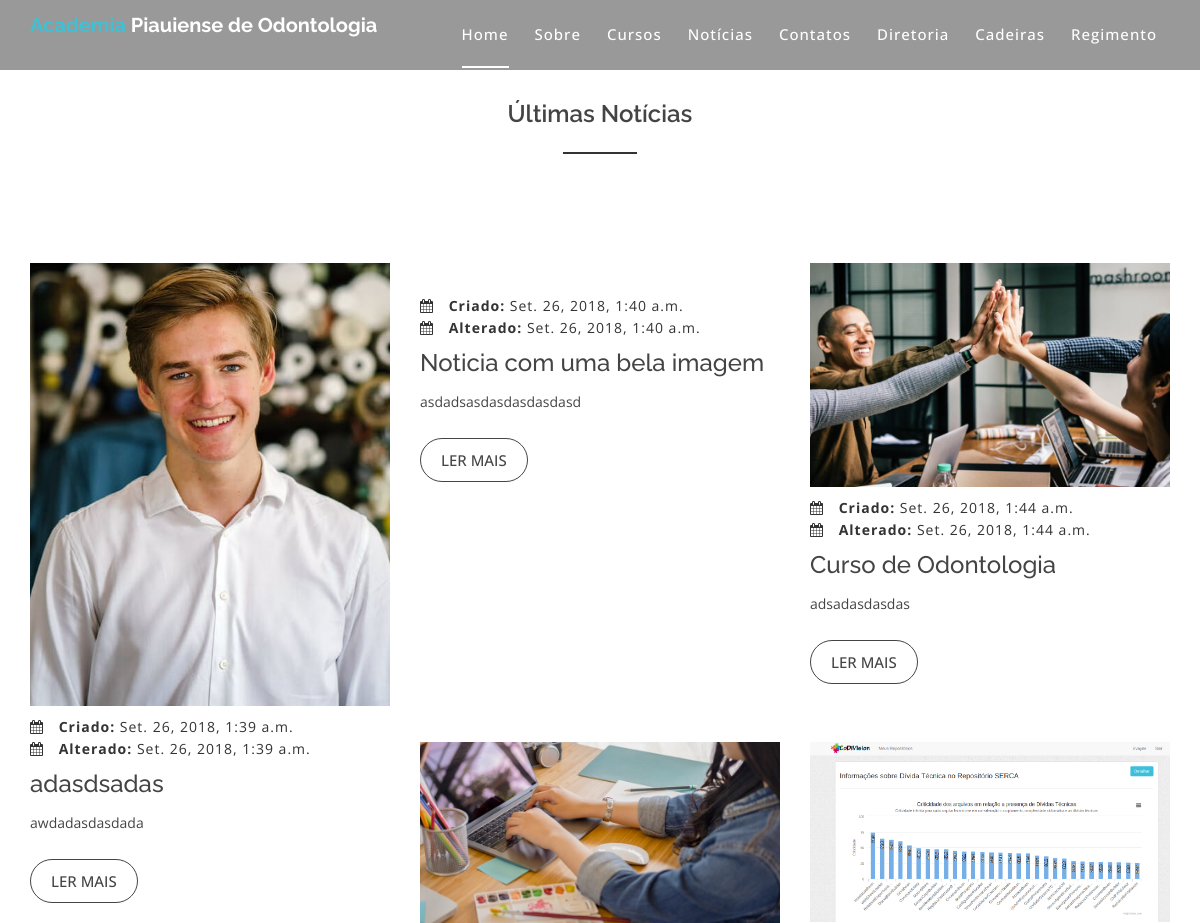
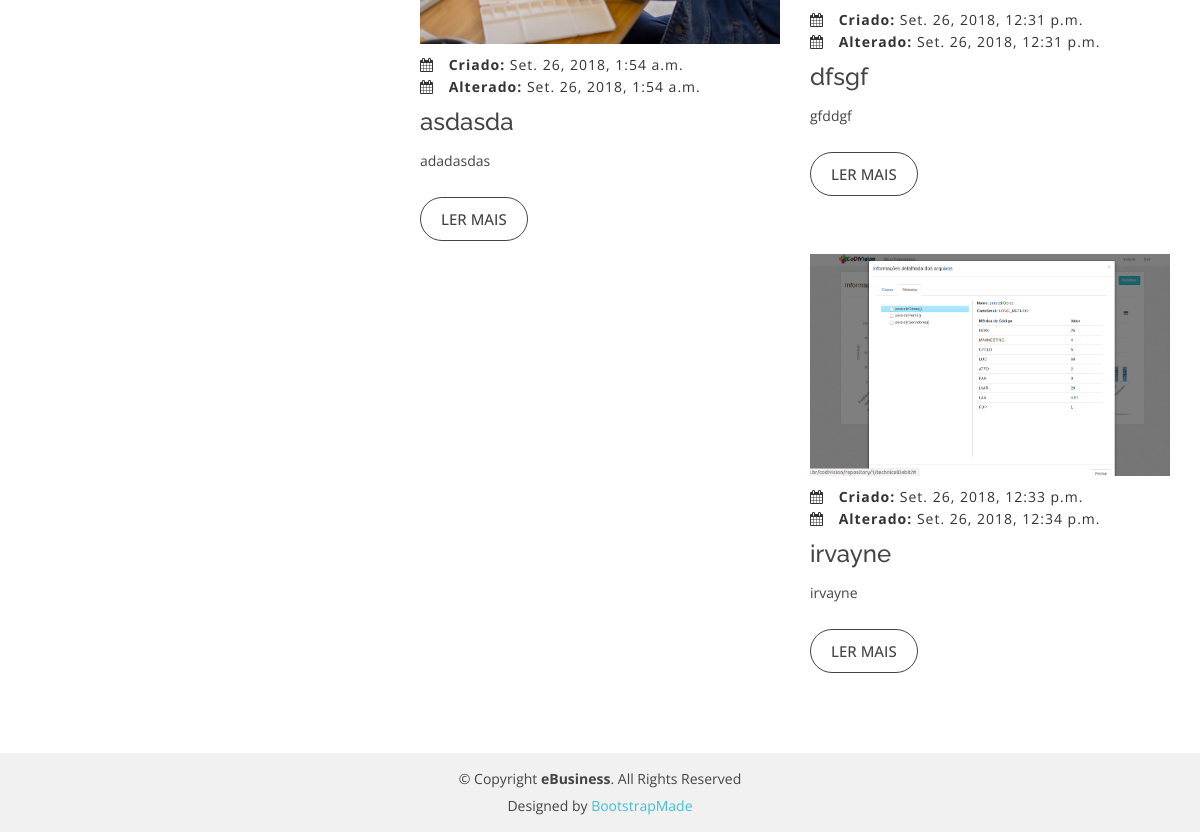
The page /noticia/lista/ on the database its author committed (2 pictures, top to bottom).
### core/models.py (models this page shows)
class Noticia(models.Model):
	titulo = models.CharField(max_length=1000)
	subtitulo = models.CharField(max_length=1000)
	conteudo = models.CharField(max_length=40000)
	criado = models.DateTimeField(auto_now_add=True)
	modificado = models.DateTimeField(auto_now=True)
	imagem = models.ImageField(upload_to='imagens/', blank=True, null=True)

### front/views.py (the view)
# urls.py: path('noticia/lista/', views.lista_noticias, name='front_noticias'),
def lista_noticias(request):
	noticias = Noticia.objects.all()
	lista_noticias = noticias
	lista_noticias.reverse()
	return render(request, 'front_noticias.html', {'noticias': lista_noticias})

### front/templates/front_noticias.html (shortened to what this page needs)
{% load staticfiles %}
<!doctype html>
<html lang="pt-br">
<head>
  <link href="{% static "lib/bootstrap/css/bootstrap.min.css" %}" rel="stylesheet">
  <link href="{% static "lib/nivo-slider/css/nivo-slider.css" %}" rel="stylesheet">
  <link href="{% static "lib/owlcarousel/owl.carousel.css" %}" rel="stylesheet">
  <link href="{% static "lib/owlcarousel/owl.transitions.css" %}" rel="stylesheet">
  <link href="{% static "lib/font-awesome/css/font-awesome.min.css" %}" rel="stylesheet">
  <link href="{% static "lib/animate/animate.min.css" %}" rel="stylesheet">
  <link href="{% static "lib/venobox/venobox.css" %}" rel="stylesheet">
  <link href="{% static "css/nivo-slider-theme.css" %}" rel="stylesheet">
  <link href="{% static "css/style.css" %}" rel="stylesheet">
  <link href="{% static "css/responsive.css" %}" rel="stylesheet">
  <link href="{% static "css/noticia.css" %}" rel="stylesheet">
</head>
<body data-spy="scroll" data-target="#navbar-example">
  <header>
    <div id="sticker" class="header-area">
      <div class="container">
        <div class="row">
          <div class="col-md-12 col-sm-12">
            <nav class="navbar navbar-default">
              <div class="navbar-header">
                <a class="navbar-brand page-scroll sticky-logo" href="{% url 'index' %}">
                  <h1><span>Academia</span> Piauiense de Odontologia</h1>
                </a>
              </div>
              <div class="collapse navbar-collapse main-menu bs-example-navbar-collapse-1" id="navbar-example">
                <ul class="nav navbar-nav navbar-right">
                  <li class="active">
                    <a class="page-scroll" href="#{% url 'index' %}#home">Home</a>
                  </li>
                  <li>
                    <a class="page-scroll" href="#% url 'index' %}#sobre">Sobre</a>
                  </li>
                  <li>
                    <a class="page-scroll" href="#{% url 'index' %}#cursos">Cursos</a>
                  </li>
                  <li>
                    <a class="page-scroll" href="#noticias">Notícias</a>
                  </li>
                  <li>
                    <a class="page-scroll" href="{% url 'index' %}#contatos">Contatos</a>
                  </li>
                  <li>
                    <a href="{% url 'front_diretoria' %}">Diretoria</a>
                  </li>
                  <li>
                    <a class="page-scroll" href="#cadeiras">Cadeiras</a>
                  </li>
                  <li>
                    <a href="{% url 'front_estatuto' %}">Regimento</a>
                  </li>
                </ul>
              </div>
            </nav>
          </div>
        </div>
      </div>
    </div>
  </header>
  <div id="noticias" class="blog-area noticia">
    <div class="blog-inner area-padding">
      <div class="container ">
        <div class="row">
          <div class="col-md-12 col-sm-12 col-xs-12">
            <div class="section-headline text-center">
              <h2>Últimas Notícias</h2>
            </div>
          </div>
        </div>
        <div class="row">
          {% for noticia in noticias %}
          <div class="col-md-4 col-sm-4 col-xs-12 notice">
            <div class="single-blog">
              <div class="single-blog-img">
                <a href="blog.html">
                  <img src="{{noticia.imagem}}" alt="">
                </a>
              </div>
              <div class="blog-meta">
                <span class="date-type">
                  <i class="fa fa-calendar"></i> <b>Criado: </b>{{noticia.criado}}
                </span>
                <br>
                <span class="date-type">
                  <i class="fa fa-calendar"></i> <b>Alterado: </b>{{noticia.modificado}}
                </span>
              </div>
              <div class="blog-text">
                <h4>
                  <a>{{noticia.titulo}}</a>
                </h4>
                <div id="div_conteudo_noticia{{noticia.id}}">
                </div>
              </div>
              <span>
                <a href="blog.html" class="ready-btn">Ler Mais</a>
              </span>
            </div>
          </div>
          {% endfor %}
        </div>
      </div>
    </div>
  </div>
  <footer>
    <div class="footer-area-bottom">
      <div class="container">
        <div class="row">
          <div class="col-md-12 col-sm-12 col-xs-12">
            <div class="copyright text-center">
              <p>
                &copy; Copyright <strong>eBusiness</strong>. All Rights Reserved
              </p>
            </div>
            <div class="credits">
              Designed by <a href="https://bootstrapmade.com/">BootstrapMade</a>
            </div>
          </div>
        </div>
      </div>
    </div>
  </footer>
</body>
</html>

### front/static/css/style.css (style rules this page uses)
html, body { height: 100%; }
img { max-width: 100%; height: auto; }
p { margin: 0 0 15px; color: #444; }
h1, h2, h3, h4, h5, h6 { font-family: 'Raleway', sans-serif; margin: 0 0 15px; color: #444; font-weight: 500; }
h1 { font-size: 48px; line-height: 50px; }
h2 { font-size: 38px; line-height: 40px; }
h4 { font-size: 24px; line-height: 26px; }
a { transition: all 0.3s ease 0s; text-decoration: none; }
body { background: #fff none repeat scroll 0 0; color: #444; font-family: 'Open Sans', sans-serif; font-size: 14px; text-align: left; overflow-x: hidden; line-height: 22px; }
ul { list-style: outside none none; margin: 0; padding: 0; }
.area-padding { padding: 70px 0px 80px; }
.section-headline h2 { display: inline-block; font-size: 40px; font-weight: 600; margin-bottom: 70px; position: relative; text-transform: capitalize; }
.section-headline h2::after { border: 1px solid #333; bottom: -20px; content: ""; left: 0; margin: 0 auto; position: absolute; right: 0; width: 40%; }
.header-area { position: absolute; top: 0; left: 0; width: 100%; height: auto; background: rgba(0, 0, 0, 0.40); z-index: 9; }
.navbar-header a.navbar-brand { display: inline-block; height: 70px; padding: 15px 0; }
.main-menu ul.navbar-nav li { display: inline-block; padding: 0px 13px; }
.main-menu ul.navbar-nav li a { background: rgba(0, 0, 0, 0) none repeat scroll 0 0; color: #fff; font-size: 15px; font-weight: 500; padding: 24px 0px; text-transform: capitalize; letter-spacing: 1px; }
.main-menu ul.navbar-nav li.active a::after { border: 1px solid #fff; bottom: 0px; content: ""; left: 0; position: absolute; width: 100%; }
.main-menu ul.navbar-nav li.active a { background: rgba(0, 0, 0, 0) none repeat scroll 0 0; color: #fff; position: relative; }
.navbar { border: medium none; margin-bottom: 0; }
.navbar-default { background: rgba(0, 0, 0, 0) none repeat scroll 0 0; }
.sticky-logo h1 { color: #fff; padding: 0; margin: 0; font-size: 20px; font-weight: bold; line-height: 1; }
.sticky-logo h1 span { color: #3ec1d5; }
.blog-area { height: auto; width: 100%; }
.blog-text h4 a { color: #444; text-decoration: none; }
.blog-text h4 { color: #444; margin-bottom: 15px; }
.blog-meta span i { padding-right: 10px; }
.blog-meta { border-bottom: 1px dotted #fff; padding: 10px 0; }
.comments-type>a, .date-type, .blog-meta span.comments-type { color: #333; letter-spacing: 1px; margin-right: 5px; }
.single-blog .ready-btn { border: 1px solid #444; border-radius: 30px; color: #444; cursor: pointer; display: inline-block; font-size: 15px; font-weight: 500; margin-top: 10px; padding: 10px 20px; text-align: center; text-transform: uppercase; transition: all 0.4s ease 0s; }
.footer-area-bottom { background: #f1f1f1 none repeat scroll 0 0; padding: 15px 0; }
.copyright>p { margin-bottom: 0; color: #444; }
.copyright a, .credits a { color: #3EC1D5; }
.credits { padding-top: 5px; text-align: center; }
.ready-btn { border: 1px solid #fff; border-radius: 30px; color: #fff; cursor: pointer; display: inline-block; font-size: 17px; font-weight: 600; margin-top: 30px; padding: 12px 40px; text-align: center; text-transform: uppercase; transition: all 0.4s ease 0s; z-index: 222; }

### front/static/css/noticia.css (style rules this page uses)
.noticia { margin-top: 2%; }
.noticia h2 { font-size: 24px; }
.notice { margin-top: 5%; }

### rows shown on the page
Noticia: imagem (picture), criado "Set. 26, 2018, 1:39 a.m.", modificado "Set. 26, 2018, 1:39 a.m.", titulo "adasdsadas"
Noticia: criado "Set. 26, 2018, 1:40 a.m.", modificado "Set. 26, 2018, 1:40 a.m.", titulo "Noticia com uma bela imagem"
Noticia: imagem (picture), criado "Set. 26, 2018, 1:44 a.m.", modificado "Set. 26, 2018, 1:44 a.m.", titulo "Curso de Odontologia"
Noticia: imagem (picture), criado "Set. 26, 2018, 1:54 a.m.", modificado "Set. 26, 2018, 1:54 a.m.", titulo "asdasda"
Noticia: imagem (picture), criado "Set. 26, 2018, 12:31 p.m.", modificado "Set. 26, 2018, 12:31 p.m.", titulo "dfsgf"
Noticia: imagem (picture), criado "Set. 26, 2018, 12:33 p.m.", modificado "Set. 26, 2018, 12:34 p.m.", titulo "irvayne"
